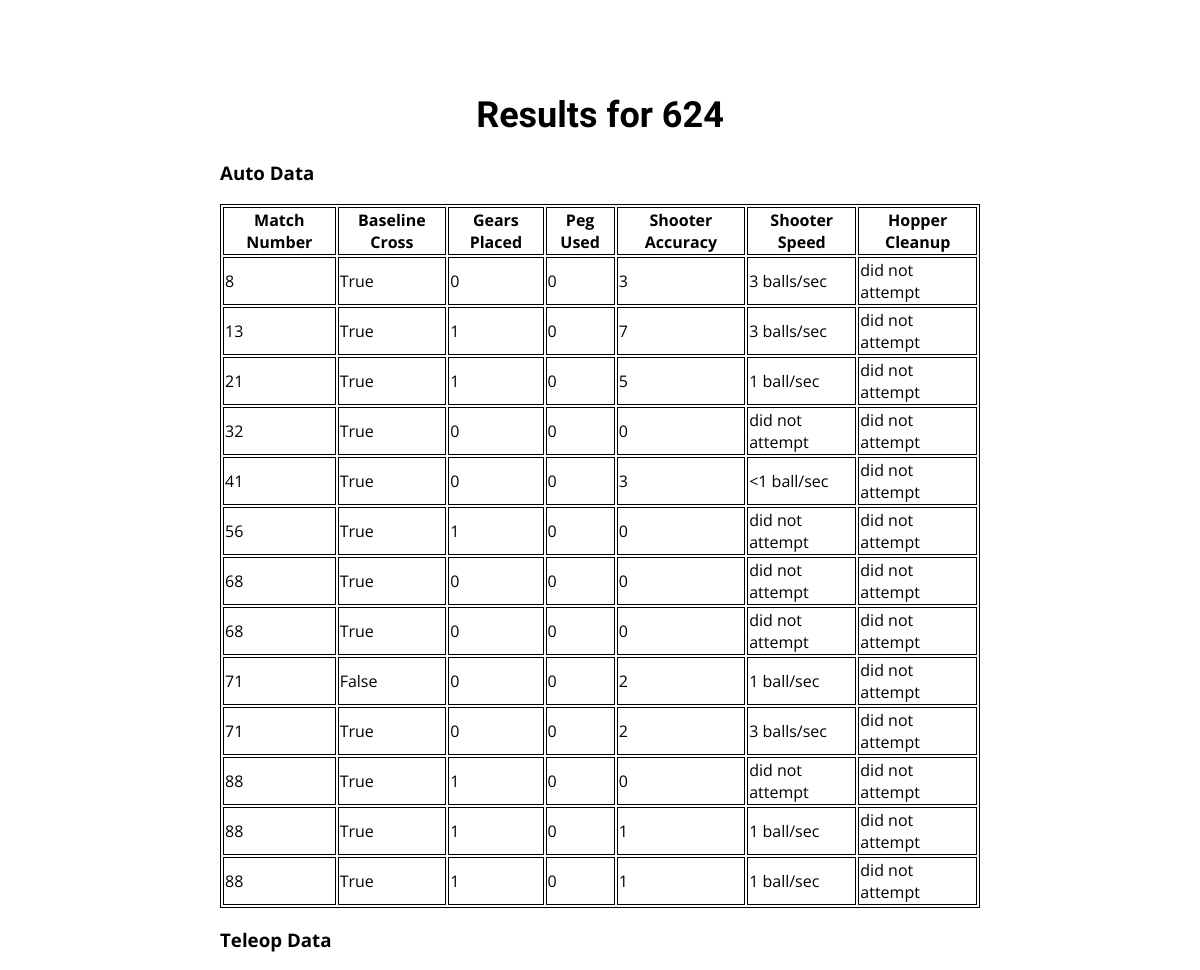
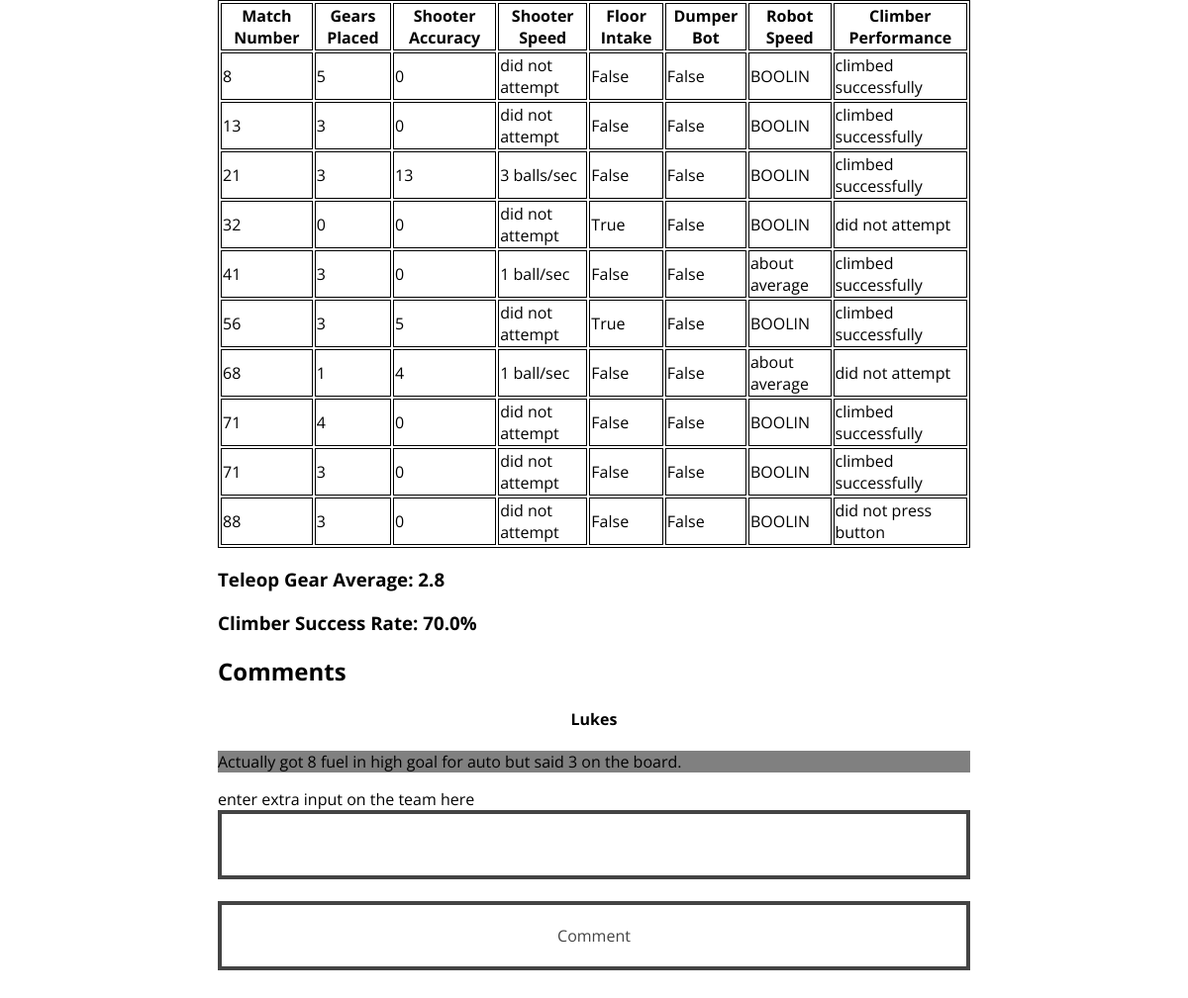
Page /scout/team/624/ on the committed database (2 pictures, top to bottom).
### scout_app/models.py (models this page shows)
class AutoData(models.Model):
	match_number = models.PositiveIntegerField(default = 0)
	team_number = models.PositiveIntegerField(default = 0)
	baseline_crossed = models.BooleanField(default=False)
	auto_gears_placed = models.IntegerField(choices=GEAR_COUNTER, default = 0)
	peg_placed_on = models.CharField(choices=GEAR_POSITION, default = 0, max_length = 100)
	auto_fuel_accuracy = models.IntegerField(default = 0)
	auto_fuel_speed = models.CharField(choices=SPEED_CHOICES, default = 0, max_length = 100)
	hopper_efficiency = models.CharField(choices=HOPPER_EFFICIENCY, default = 0, max_length = 100)

class TeleopData(models.Model):
	match_number = models.PositiveIntegerField(default = 0)
	team_number = models.PositiveIntegerField(default = 0)
	gears_placed = models.IntegerField(choices=GEAR_COUNTER, default = 0)
	teleop_fuel_accuracy = models.IntegerField(default = 0)
	teleop_fuel_speed = models.CharField(choices=SPEED_CHOICES, default = 0, max_length = 100)
	floor_intake = models.BooleanField(default = False)
	dumper_bot = models.BooleanField(default = False)
	robot_speed = models.CharField(choices=ROBOT_SPEED, max_length = 100, default = 0)
	climber_success = models.CharField(choices=CLIMBER_SUCCESS, max_length = 100, default = 0)
	winning_alliance = models.CharField(choices=WINNING_ALLIANCE, max_length = 100, default = 0)

class Comments(models.Model):
	scout = models.CharField(default = 0, max_length = 100)
	team_number = models.IntegerField(default = 0)
	comment = models.CharField(max_length = 1200, default= 0)

### scout_app/views.py (the view)
# urls.py: url(r'^team/(?P<team_number>[0-9999]+)/$', views.team_lookup, name = 'team_lookup'),
def team_lookup(request, team_number):
	auto_data = AutoData.objects.order_by('match_number')
	teleop_data = TeleopData.objects.order_by('match_number')
	comments_all = Comments.objects.order_by('scout')
	comments_for_team = []
	team_auto_data = []
	team_teleop_data = []
	teleop_gears_placed =[]
	xAxis = []
	gear_sum = 0
	count = 0
	for team in auto_data:
		if team.team_number == int(team_number):
			team_auto_data.append(team)
	for team in teleop_data:
		if team.team_number == int(team_number):
			team_teleop_data.append(team)
			teleop_gears_placed.append(team.gears_placed)
	for gear in teleop_gears_placed:
		gear_sum += gear
		count += 1
	gear_average = float(gear_sum)/float(count)
	count = 0
	climb_count = 0
	for climb in teleop_data:
		if str(climb.team_number) == str(team_number):
			if climb.climber_success == u"climbed successfully":
				climb_count += 1
			count += 1
	climb_p = (float(climb_count)/float(count)) * 100
	if request.method == 'POST':
		form = CommentForm(request.POST)
		if form.is_valid():
			form = Comments(scout=request.user.username, comment=form.cleaned_data['comment'], team_number = team_number)
			form.save()
		else:
			print form.errors
	else:
		form = CommentForm()
	for comment in comments_all:
		if str(comment.team_number) == str(team_number):
			comments_for_team.append(comment)
	new_other = OtherData(team_number=team_number, climb_percentage = climb_p, gear_average = gear_average)
	context = {'team_number' : team_number, 'team_auto_data' : team_auto_data, 'team_teleop_data' : team_teleop_data, 'gear_average' : gear_average, 'climber_success': climb_p, 'form' : form, 'comments' : comments_for_team}
	return render(request, 'scout_app/team_results.html', context)

### scout_app/forms.py
class CommentForm(forms.Form):
	comment = forms.CharField(help_text="enter extra input on the team here", required = True)
	class Meta:
		model = Comments
		fields = ['comment']

### scout_app/templates/scout_app/team_results.html (shortened to what this page needs)
<!DOCTYPE html>
<html>
        {% load static %}
        <link type="text/css" rel="stylesheet" href="{% static 'scout_app/stylesheet.css' %}" />
	<body>
		<h1> Results for {{ team_number }} </h1>
		{% if team_auto_data %}
			<h3>Auto Data</h3>
			<table id="auto_table">
				<tr>
				    <th>Match Number</th>
                                    <th>Baseline Cross</th>
				    <th>Gears Placed</th>
				    <th>Peg Used</th>
				    <th>Shooter Accuracy</th>
				    <th>Shooter Speed</th>
				    <th>Hopper Cleanup</th>
				</tr>
			{% for team in team_auto_data %}
				<tr>
				    <td>{{ team.match_number }}</td>
				    <td>{{ team.baseline_crossed }}</td>
				    <td>{{ team.auto_gears_placed }}</td>
				    <td>{{ team.peg_placed_on }}</td>
				    <td>{{ team.auto_fuel_accuracy }}</td>
				    <td>{{ team.auto_fuel_speed }}</td>
				    <td>{{ team.hopper_efficiency }}</td>
				</tr>
			{% endfor %}
			</table>
			<h3>Teleop Data</h3>
			<table id="teleop_table">
				<tr>
				    <th>Match Number</th>
				    <th>Gears Placed</th>
				    <th>Shooter Accuracy</th>
				    <th>Shooter Speed</th>
				    <th>Floor Intake</th>
				    <th>Dumper Bot</th>
				    <th>Robot Speed</th>
				    <th>Climber Performance</th>
				</tr>
			{% for team in team_teleop_data %}
				<tr>
				    <td>{{ team.match_number }}</td>
				    <td>{{ team.gears_placed }}</td>
				    <td>{{ team.teleop_fuel_accuracy }}</td>
				    <td>{{ team.teleop_fuel_speed }}</td>
				    <td>{{ team.floor_intake }}</td>
				    <td>{{ team.dumper_bot }}</td>
				    <td>{{ team.robot_speed }}</td>
				    <td>{{ team.climber_success }}</td>
				</tr>
			{% endfor %}
			</table>
		<h3>Teleop Gear Average: {{gear_average}}</h3>
		<h3>Climber Success Rate: {{climber_success}}%</h3>
		<h2>Comments</h2>
		{%for comment in comments %}
			<div id="comment"><div id="comment-user"><h4>{{comment.scout}}<h4></div><div id="comment-body"><p>{{comment.comment}}</p></div></div>
		{%endfor%}
		<form action="/scout/team/{{team_number}}/" method="post">
                {% for field in form.visible_fields %}
                        {{ field.help_text }}<br />
                        {{field }}<br />
                {% endfor %}
                <input type="submit" value="Comment" />
		{% else %}
			<p>No data for this team</p>
		{% endif %}
	</body>
</html>

### scout_app/static/scout_app/stylesheet.css (style rules this page uses)
html { background-image: url(steamworks.png); background-size: cover; background-attachment: fixed; }
body { width: 90%; max-width: 800px; font-family: 'Open Sans', sans-serif; background-color: rgba(255, 255, 255, 0.75); padding: 20px; box-sizing: border-box; margin: 50px auto 50px auto; }
h1 { font-family: 'Fugaz One', sans-serif; font-size: 36px; text-align: center; }
a, input { font-family: 'Open Sans', sans-serif; font-size: 16px; text-decoration: none; display: block; width: 100%; text-align: center; padding: 20px; background-color: rgba(255, 255, 255, 0.75); color: #444; box-sizing: border-box; border: 4px solid #444; cursor: pointer; }
table, th, td { border: 1px solid black; }
#comment { background-color: white }
#comment-user { text-align:center }
#comment-body { background-color: gray }

### rows in the picture
AutoData: match_number "8", baseline_crossed "True", auto_gears_placed "0", peg_placed_on "0", auto_fuel_accuracy "3", auto_fuel_speed "3 balls/sec", hopper_efficiency "did not attempt"
AutoData: match_number "13", baseline_crossed "True", auto_gears_placed "1", peg_placed_on "0", auto_fuel_accuracy "7", auto_fuel_speed "3 balls/sec", hopper_efficiency "did not attempt"
AutoData: match_number "21", baseline_crossed "True", auto_gears_placed "1", peg_placed_on "0", auto_fuel_accuracy "5", auto_fuel_speed "1 ball/sec", hopper_efficiency "did not attempt"
AutoData: match_number "32", baseline_crossed "True", auto_gears_placed "0", peg_placed_on "0", auto_fuel_accuracy "0", auto_fuel_speed "did not attempt", hopper_efficiency "did not attempt"
AutoData: match_number "41", baseline_crossed "True", auto_gears_placed "0", peg_placed_on "0", auto_fuel_accuracy "3", auto_fuel_speed "<1 ball/sec", hopper_efficiency "did not attempt"
AutoData: match_number "56", baseline_crossed "True", auto_gears_placed "1", peg_placed_on "0", auto_fuel_accuracy "0", auto_fuel_speed "did not attempt", hopper_efficiency "did not attempt"
AutoData: match_number "68", baseline_crossed "True", auto_gears_placed "0", peg_placed_on "0", auto_fuel_accuracy "0", auto_fuel_speed "did not attempt", hopper_efficiency "did not attempt"
AutoData: match_number "68", baseline_crossed "True", auto_gears_placed "0", peg_placed_on "0", auto_fuel_accuracy "0", auto_fuel_speed "did not attempt", hopper_efficiency "did not attempt"
AutoData: match_number "71", baseline_crossed "False", auto_gears_placed "0", peg_placed_on "0", auto_fuel_accuracy "2", auto_fuel_speed "1 ball/sec", hopper_efficiency "did not attempt"
AutoData: match_number "71", baseline_crossed "True", auto_gears_placed "0", peg_placed_on "0", auto_fuel_accuracy "2", auto_fuel_speed "3 balls/sec", hopper_efficiency "did not attempt"
AutoData: match_number "88", baseline_crossed "True", auto_gears_placed "1", peg_placed_on "0", auto_fuel_accuracy "0", auto_fuel_speed "did not attempt", hopper_efficiency "did not attempt"
AutoData: match_number "88", baseline_crossed "True", auto_gears_placed "1", peg_placed_on "0", auto_fuel_accuracy "1", auto_fuel_speed "1 ball/sec", hopper_efficiency "did not attempt"
AutoData: match_number "88", baseline_crossed "True", auto_gears_placed "1", peg_placed_on "0", auto_fuel_accuracy "1", auto_fuel_speed "1 ball/sec", hopper_efficiency "did not attempt"
TeleopData: match_number "8", gears_placed "5", teleop_fuel_accuracy "0", teleop_fuel_speed "did not attempt", floor_intake "False", dumper_bot "False", robot_speed "BOOLIN", climber_success "climbed successfully"
TeleopData: match_number "13", gears_placed "3", teleop_fuel_accuracy "0", teleop_fuel_speed "did not attempt", floor_intake "False", dumper_bot "False", robot_speed "BOOLIN", climber_success "climbed successfully"
TeleopData: match_number "21", gears_placed "3", teleop_fuel_accuracy "13", teleop_fuel_speed "3 balls/sec", floor_intake "False", dumper_bot "False", robot_speed "BOOLIN", climber_success "climbed successfully"
TeleopData: match_number "32", gears_placed "0", teleop_fuel_accuracy "0", teleop_fuel_speed "did not attempt", floor_intake "True", dumper_bot "False", robot_speed "BOOLIN", climber_success "did not attempt"
TeleopData: match_number "41", gears_placed "3", teleop_fuel_accuracy "0", teleop_fuel_speed "1 ball/sec", floor_intake "False", dumper_bot "False", robot_speed "about average", climber_success "climbed successfully"
TeleopData: match_number "56", gears_placed "3", teleop_fuel_accuracy "5", teleop_fuel_speed "did not attempt", floor_intake "True", dumper_bot "False", robot_speed "BOOLIN", climber_success "climbed successfully"
TeleopData: match_number "68", gears_placed "1", teleop_fuel_accuracy "4", teleop_fuel_speed "1 ball/sec", floor_intake "False", dumper_bot "False", robot_speed "about average", climber_success "did not attempt"
TeleopData: match_number "71", gears_placed "4", teleop_fuel_accuracy "0", teleop_fuel_speed "did not attempt", floor_intake "False", dumper_bot "False", robot_speed "BOOLIN", climber_success "climbed successfully"
TeleopData: match_number "71", gears_placed "3", teleop_fuel_accuracy "0", teleop_fuel_speed "did not attempt", floor_intake "False", dumper_bot "False", robot_speed "BOOLIN", climber_success "climbed successfully"
TeleopData: match_number "88", gears_placed "3", teleop_fuel_accuracy "0", teleop_fuel_speed "did not attempt", floor_intake "False", dumper_bot "False", robot_speed "BOOLIN", climber_success "did not press button"
Comments: scout "Lukes", comment "Actually got 8 fuel in high goal for auto but said 3 on the board."

### other values in the picture
{{ team_number }} "624"
{{ gear_average }} "2.8"
{{ climber_success }} "70.0"
{{ field.help_text }} "enter extra input on the team here"
